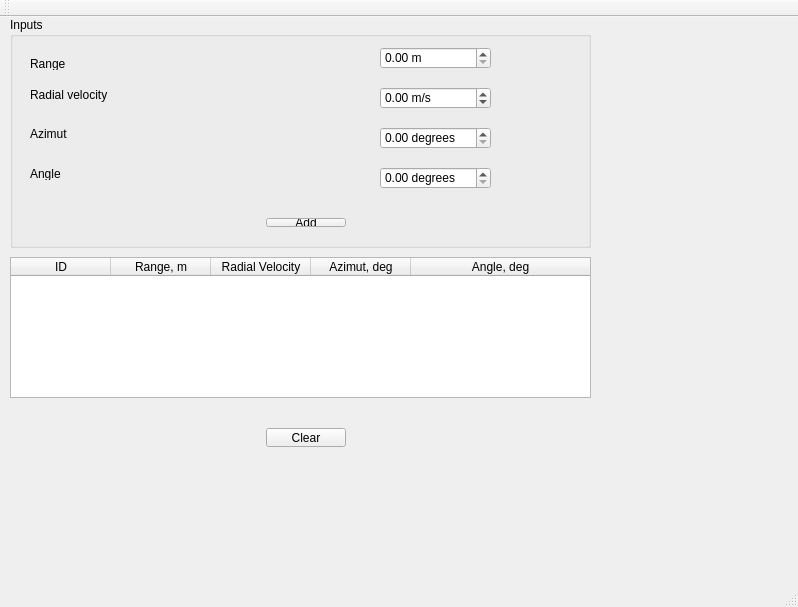
<?xml version="1.0" encoding="UTF-8"?>
<ui version="4.0">
 <class>MainWindow</class>
 <widget class="QMainWindow" name="MainWindow">
  <property name="geometry">
   <rect>
    <x>0</x>
    <y>0</y>
    <width>798</width>
    <height>607</height>
   </rect>
  </property>
  <property name="windowTitle">
   <string>MainWindow</string>
  </property>
  <widget class="QWidget" name="centralWidget">
   <widget class="QTableWidget" name="tableWidget">
    <property name="geometry">
     <rect>
      <x>10</x>
      <y>240</y>
      <width>581</width>
      <height>141</height>
     </rect>
    </property>
    <attribute name="horizontalHeaderStretchLastSection">
     <bool>true</bool>
    </attribute>
    <column>
     <property name="text">
      <string>ID</string>
     </property>
    </column>
    <column>
     <property name="text">
      <string>Range, m</string>
     </property>
    </column>
    <column>
     <property name="text">
      <string>Radial Velocity</string>
     </property>
    </column>
    <column>
     <property name="text">
      <string>Azimut, deg</string>
     </property>
    </column>
    <column>
     <property name="text">
      <string>Angle, deg</string>
     </property>
    </column>
   </widget>
   <widget class="QWidget" name="gridLayoutWidget_2">
    <property name="geometry">
     <rect>
      <x>130</x>
      <y>400</y>
      <width>351</width>
      <height>41</height>
     </rect>
    </property>
    <layout class="QGridLayout" name="gridLayout_2">
     <item row="0" column="1">
      <widget class="QPushButton" name="Clear">
       <property name="text">
        <string>Clear</string>
       </property>
      </widget>
     </item>
     <item row="0" column="0">
      <spacer name="horizontalSpacer_3">
       <property name="orientation">
        <enum>Qt::Horizontal</enum>
       </property>
       <property name="sizeHint" stdset="0">
        <size>
         <width>40</width>
         <height>20</height>
        </size>
       </property>
      </spacer>
     </item>
     <item row="0" column="2">
      <spacer name="horizontalSpacer_4">
       <property name="orientation">
        <enum>Qt::Horizontal</enum>
       </property>
       <property name="sizeHint" stdset="0">
        <size>
         <width>40</width>
         <height>20</height>
        </size>
       </property>
      </spacer>
     </item>
    </layout>
   </widget>
   <widget class="QGroupBox" name="groupBox">
    <property name="geometry">
     <rect>
      <x>10</x>
      <y>0</y>
      <width>581</width>
      <height>231</height>
     </rect>
    </property>
    <property name="title">
     <string>Inputs</string>
    </property>
    <widget class="QWidget" name="gridLayoutWidget">
     <property name="geometry">
      <rect>
       <x>120</x>
       <y>190</y>
       <width>351</width>
       <height>31</height>
      </rect>
     </property>
     <layout class="QGridLayout" name="gridLayout">
      <item row="0" column="1">
       <widget class="QPushButton" name="Add">
        <property name="text">
         <string>Add</string>
        </property>
       </widget>
      </item>
      <item row="0" column="0">
       <spacer name="horizontalSpacer">
        <property name="orientation">
         <enum>Qt::Horizontal</enum>
        </property>
        <property name="sizeHint" stdset="0">
         <size>
          <width>40</width>
          <height>20</height>
         </size>
        </property>
       </spacer>
      </item>
      <item row="0" column="2">
       <spacer name="horizontalSpacer_2">
        <property name="orientation">
         <enum>Qt::Horizontal</enum>
        </property>
        <property name="sizeHint" stdset="0">
         <size>
          <width>40</width>
          <height>20</height>
         </size>
        </property>
       </spacer>
      </item>
     </layout>
    </widget>
    <widget class="QLabel" name="label">
     <property name="geometry">
      <rect>
       <x>20</x>
       <y>40</y>
       <width>46</width>
       <height>13</height>
      </rect>
     </property>
     <property name="text">
      <string>Range</string>
     </property>
    </widget>
    <widget class="QLabel" name="label_2">
     <property name="geometry">
      <rect>
       <x>20</x>
       <y>70</y>
       <width>111</width>
       <height>16</height>
      </rect>
     </property>
     <property name="text">
      <string>Radial velocity</string>
     </property>
    </widget>
    <widget class="QLabel" name="label_3">
     <property name="geometry">
      <rect>
       <x>20</x>
       <y>110</y>
       <width>46</width>
       <height>13</height>
      </rect>
     </property>
     <property name="text">
      <string>Azimut</string>
     </property>
    </widget>
    <widget class="QLabel" name="label_4">
     <property name="geometry">
      <rect>
       <x>20</x>
       <y>150</y>
       <width>46</width>
       <height>13</height>
      </rect>
     </property>
     <property name="text">
      <string>Angle</string>
     </property>
    </widget>
    <widget class="QDoubleSpinBox" name="Range">
     <property name="geometry">
      <rect>
       <x>370</x>
       <y>30</y>
       <width>111</width>
       <height>22</height>
      </rect>
     </property>
     <property name="suffix">
      <string> m</string>
     </property>
     <property name="maximum">
      <double>50000.000000000000000</double>
     </property>
    </widget>
    <widget class="QDoubleSpinBox" name="Radialvelocity">
     <property name="geometry">
      <rect>
       <x>370</x>
       <y>70</y>
       <width>111</width>
       <height>22</height>
      </rect>
     </property>
     <property name="specialValueText">
      <string/>
     </property>
     <property name="suffix">
      <string> m/s</string>
     </property>
     <property name="minimum">
      <double>-200.000000000000000</double>
     </property>
     <property name="maximum">
      <double>200.000000000000000</double>
     </property>
    </widget>
    <widget class="QDoubleSpinBox" name="Azimut">
     <property name="geometry">
      <rect>
       <x>370</x>
       <y>110</y>
       <width>111</width>
       <height>22</height>
      </rect>
     </property>
     <property name="suffix">
      <string> degrees</string>
     </property>
     <property name="maximum">
      <double>360.000000000000000</double>
     </property>
    </widget>
    <widget class="QDoubleSpinBox" name="Angle">
     <property name="geometry">
      <rect>
       <x>370</x>
       <y>150</y>
       <width>111</width>
       <height>22</height>
      </rect>
     </property>
     <property name="suffix">
      <string> degrees</string>
     </property>
     <property name="maximum">
      <double>90.000000000000000</double>
     </property>
    </widget>
   </widget>
  </widget>
  <widget class="QMenuBar" name="menuBar">
   <property name="geometry">
    <rect>
     <x>0</x>
     <y>0</y>
     <width>798</width>
     <height>21</height>
    </rect>
   </property>
  </widget>
  <widget class="QToolBar" name="mainToolBar">
   <attribute name="toolBarArea">
    <enum>TopToolBarArea</enum>
   </attribute>
   <attribute name="toolBarBreak">
    <bool>false</bool>
   </attribute>
  </widget>
  <widget class="QStatusBar" name="statusBar"/>
 </widget>
 <layoutdefault spacing="6" margin="11"/>
 <resources/>
 <connections/>
</ui>
